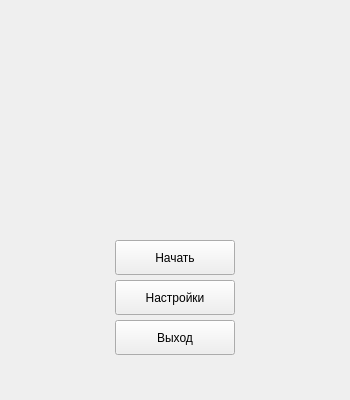
<?xml version="1.0" encoding="UTF-8"?>
<ui version="4.0">
 <class>MainWindow</class>
 <widget class="QMainWindow" name="MainWindow">
  <property name="geometry">
   <rect>
    <x>0</x>
    <y>0</y>
    <width>350</width>
    <height>400</height>
   </rect>
  </property>
  <property name="windowTitle">
   <string>MainWindow</string>
  </property>
  <widget class="QWidget" name="centralwidget">
   <widget class="QPushButton" name="StartButton">
    <property name="geometry">
     <rect>
      <x>115</x>
      <y>240</y>
      <width>120</width>
      <height>35</height>
     </rect>
    </property>
    <property name="text">
     <string>Начать</string>
    </property>
   </widget>
   <widget class="QPushButton" name="SettingsButton">
    <property name="geometry">
     <rect>
      <x>115</x>
      <y>280</y>
      <width>120</width>
      <height>35</height>
     </rect>
    </property>
    <property name="text">
     <string>Настройки</string>
    </property>
   </widget>
   <widget class="QPushButton" name="QuitButton">
    <property name="geometry">
     <rect>
      <x>115</x>
      <y>320</y>
      <width>120</width>
      <height>35</height>
     </rect>
    </property>
    <property name="text">
     <string>Выход</string>
    </property>
   </widget>
   <widget class="QLabel" name="ImageMM">
    <property name="geometry">
     <rect>
      <x>0</x>
      <y>0</y>
      <width>351</width>
      <height>401</height>
     </rect>
    </property>
    <property name="text">
     <string/>
    </property>
    <property name="pixmap">
     <pixmap>o/main.jpg</pixmap>
    </property>
    <property name="scaledContents">
     <bool>true</bool>
    </property>
   </widget>
   <zorder>ImageMM</zorder>
   <zorder>StartButton</zorder>
   <zorder>SettingsButton</zorder>
   <zorder>QuitButton</zorder>
  </widget>
 </widget>
 <resources/>
 <connections>
  <connection>
   <sender>QuitButton</sender>
   <signal>clicked()</signal>
   <receiver>MainWindow</receiver>
   <slot>close()</slot>
   <hints>
    <hint type="sourcelabel">
     <x>172</x>
     <y>341</y>
    </hint>
    <hint type="destinationlabel">
     <x>173</x>
     <y>362</y>
    </hint>
   </hints>
  </connection>
 </connections>
</ui>
